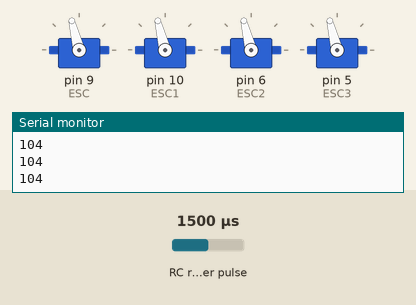
This sketch was run on a simulated Arduino Uno, built with avr-gcc and run on an emulated ATmega328P. On the bench: 4 × servo, the last lines printed to the serial monitor. Wiring (inferred from the names in the program): RC receiver channel: data pin 3. The test bench sets the inputs (shaded band); at power-on: RC receiver pulse 1500 µs.

Above: at 1.2 s.
1.3 s: RC receiver pulse (sensor on pin 3) set to 1020 µs
At 1.8 s:
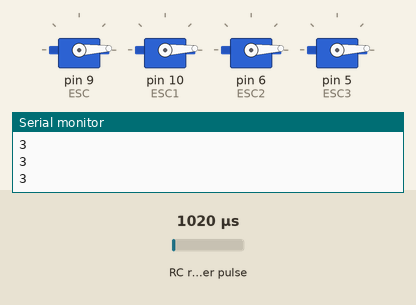
2.8 s: RC receiver pulse (sensor on pin 3) set to 1250 µs
At 3.4 s:
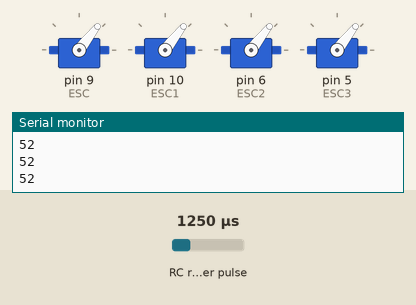
4.3 s: RC receiver pulse (sensor on pin 3) set to 1750 µs
At 5.3 s:
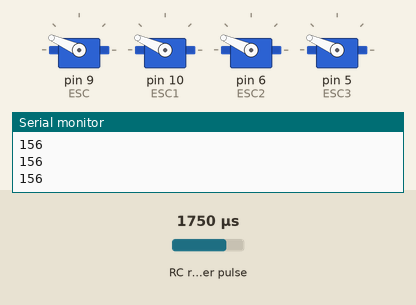
5.8 s: RC receiver pulse (sensor on pin 3) set to 1980 µs
At 6.9 s:
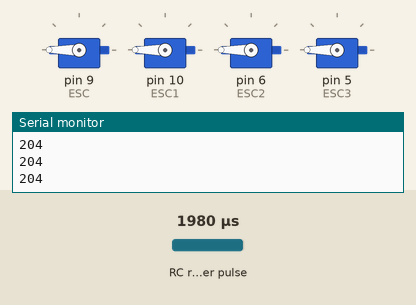
7.3 s: RC receiver pulse (sensor on pin 3) set to 1500 µs
At 8.8 s:
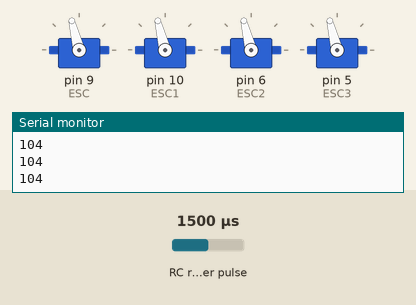
Timing chart, 0 to 9.8 s (numbered marks = the images above; inputs shaded):
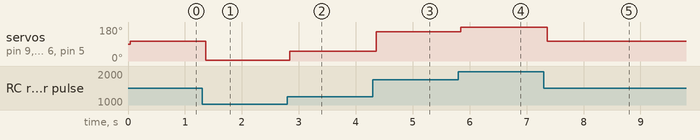

The sketch:

Arduino_Drone.ino
```cpp
#include <Servo.h>

Servo ESC;
Servo ESC1;
Servo ESC2;
Servo ESC3;
int Speed;
#define CH3 3
#define CH1 2

// Integers to represent values from sticks and pots
int ch1Value;
int ch3Value;


// Boolean to represent switch value

// Read the number of a specified channel and convert to the range provided.
// If the channel is off, return the default value
int readChannel(int channelInput, int minLimit, int maxLimit, int defaultValue){
  int ch = pulseIn(channelInput, HIGH, 30000);
  if (ch < 100) return defaultValue;
  return map(ch, 1000, 2000, minLimit, maxLimit);
}

// Read the switch channel and return a boolean value
bool readSwitch(byte channelInput, bool defaultValue){
  int intDefaultValue = (defaultValue)? 100: 0;
  int ch = readChannel(channelInput, 0, 100, intDefaultValue);
  return (ch > 50);
}

void setup(){
ESC.attach(9,1000,2000);
ESC1.attach(10,1000,2000);
ESC2.attach(6,1000,2000);
ESC3.attach(5,1000,2000);
Serial.begin(115200);

  // Set all pins as inputs
  pinMode(CH3, INPUT);
  pinMode(CH1, INPUT);
}

void loop(){
ch1Value = readChannel(CH3, 0, 180, 0);
ch3Value = readChannel(CH3, 0, 100, 0);
Speed = map(ch1Value, 0, 155, 0, 180);
  //  Speed1 = map(ch1Value, 0, 1023, 0, 100);
   // Get values for each channel
 Serial.println(Speed);
 ESC.write(Speed);
 ESC1.write(Speed);
 ESC2.write(Speed);
 ESC3.write(Speed);
}
```

Measured:
- after the input at 1.3 s, servo on pin 9 (ESC), servo on pin 10 (ESC1), servo on pin 6 (ESC2), servo on pin 5 (ESC3): 104° → 3° after 0.06 s
- after the input at 2.8 s, servo on pin 9 (ESC), servo on pin 10 (ESC1), servo on pin 6 (ESC2), servo on pin 5 (ESC3): 3° → 52° at once
- after the input at 4.3 s, servo on pin 9 (ESC), servo on pin 10 (ESC1), servo on pin 6 (ESC2), servo on pin 5 (ESC3): 52° → 156° after 0.06 s
- after the input at 5.8 s, servo on pin 9 (ESC), servo on pin 10 (ESC1), servo on pin 6 (ESC2), servo on pin 5 (ESC3): 156° → 180° at once
- after the input at 7.3 s, servo on pin 9 (ESC), servo on pin 10 (ESC1), servo on pin 6 (ESC2), servo on pin 5 (ESC3): 180° → 104° after 0.06 s
